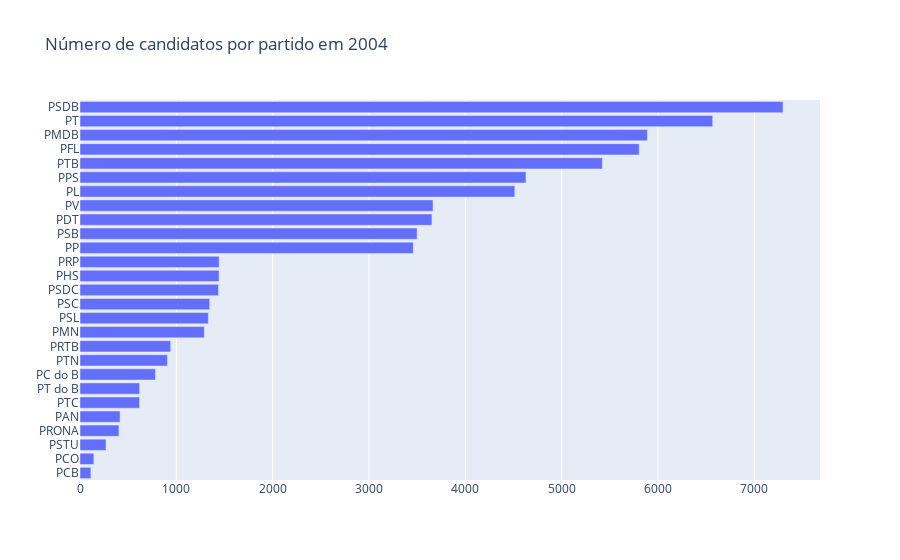

The notebook cell this image was saved under:
### Markdown cell above
Vamos analisar agora o que dizem os dados com relação aos partidos políticos.

### Code cell
#Configuração dos dados para plotagem
data = [go.Bar(name='Partido político',
               x=dados2004.sigla_partido.value_counts().values,
               y=dados2004.sigla_partido.value_counts().index,
               orientation='h')]

#Configuração de layout
layout = go.Layout(title='Número de candidatos por partido em 2004', yaxis=dict(autorange='reversed'))

#Criação do objeto figure
fig = go.Figure(data=data, layout=layout)

#py.plot(fig, filename='candidatos_partidos_2004.html')
py.iplot(fig, show_link=True)

### Figure 1 — Plotly figure (JSON) as saved in the notebook; plotly's stock layout.template omitted (floating-point values rounded to 4 significant figures)
{"data": [{"name": "Partido político", "orientation": "h", "type": "bar", "x": [7297, 6567, 5889, 5804, 5422, 4629, 4513, 3664, 3653, 3499, 3459, 1444, 1443, 1438, 1346, 1332, 1290, 941, 907, 783, 619, 618, 416, 404, 270, 144, 113], "y": ["PSDB", "PT", "PMDB", "PFL", "PTB", "PPS", "PL", "PV", "PDT", "PSB", "PP", "PRP", "PHS", "PSDC", "PSC", "PSL", "PMN", "PRTB", "PTN", "PC do B", "PT do B", "PTC", "PAN", "PRONA", "PSTU", "PCO", "PCB"]}], "layout": {"title": {"text": "Número de candidatos por partido em 2004"}, "yaxis": {"autorange": "reversed"}}}
